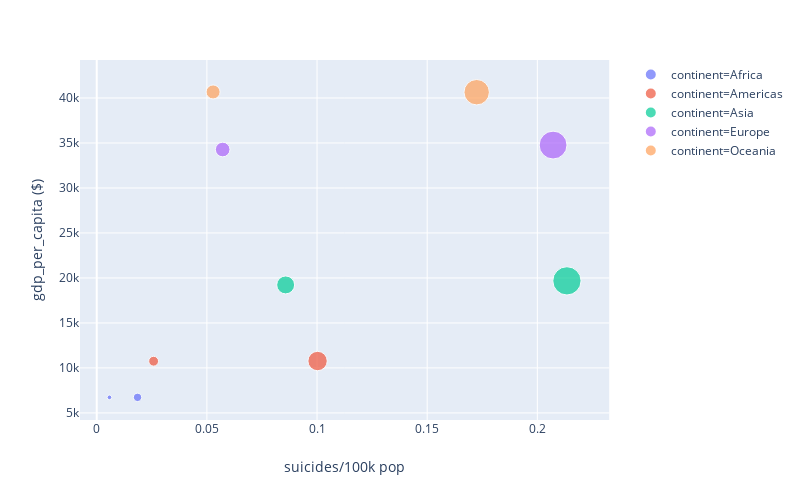

The notebook cell this image was saved under:
### Code cell
#Teste com um scatter plot
suicides_gby_Continent_2007 = suicides_gby_Continent[suicides_gby_Continent['year']==2007]

#plot
#fig = px.scatter(suicides_gby_Continent_2007,x = 'suicides/100k pop', y = 'gdp_per_capita ($)')

#Melhorando o plot adicionando mais features
"""
color: add cores apartir da coluna especificada
width, heigth: proporção
size: tamanho dos pontos de acordo com a coluna especificada
"""
fig = px.scatter(suicides_gby_Continent_2007,x = 'suicides/100k pop', y = 'gdp_per_capita ($)', 
                 color='continent', width=800, height=500, size ='suicides/100k pop')

fig.show()

### Figure 1 — Plotly figure (JSON) as saved in the notebook; plotly's stock layout.template omitted (floating-point values rounded to 4 significant figures)
{"data": [{"hoverlabel": {"namelength": 0}, "hovertemplate": "continent=Africa<br>suicides/100k pop=%{marker.size}<br>gdp_per_capita ($)=%{y}", "legendgroup": "continent=Africa", "marker": {"color": "#636efa", "size": [0.005773, 0.01852], "sizemode": "area", "sizeref": 0.0005336, "symbol": "circle"}, "mode": "markers", "name": "continent=Africa", "showlegend": true, "type": "scatter", "x": [0.005773, 0.01852], "xaxis": "x", "y": [6730.0, 6731.0], "yaxis": "y"}, {"hoverlabel": {"namelength": 0}, "hovertemplate": "continent=Americas<br>suicides/100k pop=%{marker.size}<br>gdp_per_capita ($)=%{y}", "legendgroup": "continent=Americas", "marker": {"color": "#EF553B", "size": [0.02582, 0.1002], "sizemode": "area", "sizeref": 0.0005336, "symbol": "circle"}, "mode": "markers", "name": "continent=Americas", "showlegend": true, "type": "scatter", "x": [0.02582, 0.1002], "xaxis": "x", "y": [10750.0, 10770.0], "yaxis": "y"}, {"hoverlabel": {"namelength": 0}, "hovertemplate": "continent=Asia<br>suicides/100k pop=%{marker.size}<br>gdp_per_capita ($)=%{y}", "legendgroup": "continent=Asia", "marker": {"color": "#00cc96", "size": [0.08575, 0.2134], "sizemode": "area", "sizeref": 0.0005336, "symbol": "circle"}, "mode": "markers", "name": "continent=Asia", "showlegend": true, "type": "scatter", "x": [0.08575, 0.2134], "xaxis": "x", "y": [19230.0, 19680.0], "yaxis": "y"}, {"hoverlabel": {"namelength": 0}, "hovertemplate": "continent=Europe<br>suicides/100k pop=%{marker.size}<br>gdp_per_capita ($)=%{y}", "legendgroup": "continent=Europe", "marker": {"color": "#ab63fa", "size": [0.05717, 0.2072], "sizemode": "area", "sizeref": 0.0005336, "symbol": "circle"}, "mode": "markers", "name": "continent=Europe", "showlegend": true, "type": "scatter", "x": [0.05717, 0.2072], "xaxis": "x", "y": [34270.0, 34770.0], "yaxis": "y"}, {"hoverlabel": {"namelength": 0}, "hovertemplate": "continent=Oceania<br>suicides/100k pop=%{marker.size}<br>gdp_per_capita ($)=%{y}", "legendgroup": "continent=Oceania", "marker": {"color": "#FFA15A", "size": [0.05282, 0.1725], "sizemode": "area", "sizeref": 0.0005336, "symbol": "circle"}, "mode": "markers", "name": "continent=Oceania", "showlegend": true, "type": "scatter", "x": [0.05282, 0.1725], "xaxis": "x", "y": [40670.0, 40640.0], "yaxis": "y"}], "layout": {"height": 500, "legend": {"itemsizing": "constant", "tracegroupgap": 0}, "margin": {"t": 60}, "width": 800, "xaxis": {"anchor": "y", "domain": [0, 0.98], "title": {"text": "suicides/100k pop"}}, "yaxis": {"anchor": "x", "domain": [0, 1], "title": {"text": "gdp_per_capita ($)"}}}}
